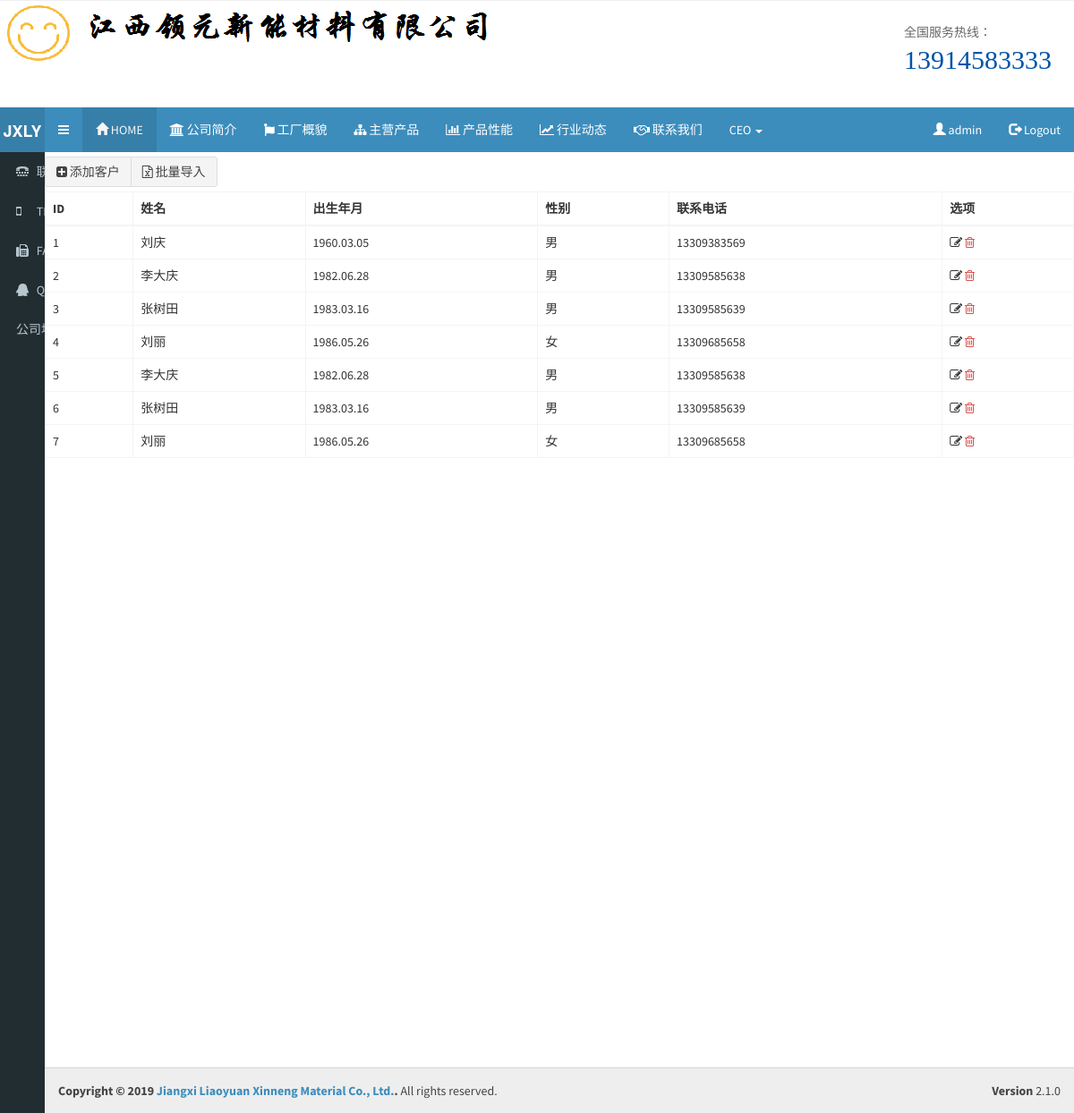
The page /web/customer/list/ (signed in) on the database its author committed.
### web/models.py (models this page shows)
class Customer(models.Model):
    name = models.CharField(verbose_name='姓名', max_length=32)
    year = models.CharField(verbose_name='出生年月', max_length=32)
    sex = models.CharField(verbose_name='性别', max_length=32)
    tel = models.CharField(verbose_name='联系电话', max_length=32)
    def __str__(self):
        return self.name

### web/views/customer.py (the view)
def customer_list(request):
    data_list = models.Customer.objects.all()
    print(list(data_list))
    return render(request, 'customer_list.html', context=locals())
    return render(request, 'customer_list.html', {'data_list': data_list})

### web/templates/customer_list.html
{% extends 'blog/__base__.html' %}
{% block content %}
  <div class="content-wrapper" style="background: #fff; ">
    <div class="luffy-container">
        <div class="btn-group" style="margin: 5px 0">
                <a class="btn btn-default" href="/web/customer/add/">
                    <i class="fa fa-plus-square" aria-hidden="true"></i> 添加客户
                </a>
                <a class="btn btn-default" href="/web/customer/import/">
                    <i class="fa fa-file-excel-o" aria-hidden="true"></i> 批量导入
                </a>
        </div>
        <table class="table table-bordered table-hover">
            <thead>
            <tr>
                <th>ID</th>
                <th>姓名</th>
                <th>出生年月</th>
                <th>性别</th>
                <th>联系电话</th>
                    <th>选项</th>
            </tr>
            </thead>
            <tbody>
            {% for row in data_list %}
               <tr>
                    <td>{{ row.id }}</td>
                    <td>{{ row.name }}</td>
                    <td>{{ row.year }}</td>
                    <td>{{ row.sex }}</td>
                    <td>{{ row.tel|floatformat:0 }}</td>
                        <td>
                                <a style="color: #333333;" href="/web/customer/edit/{{ row.id }}/">
                                    <i class="fa fa-edit" aria-hidden="true"></i></a>
                                <a style="color: #d9534f;" href="/web/customer/del/{{ row.id }}/"><i
                                        class="fa fa-trash-o"></i></a>
                        </td>
                </tr>
            {% endfor %}
            </tbody>
        </table>
    </div>
 </div>
{% endblock %}

### blog/templates/blog/__base__.html (shortened to what this page needs)
<!DOCTYPE html>
<html>
<head>
  <link href="https://cdn.bootcss.com/bootstrap/3.3.7/css/bootstrap.min.css" rel="stylesheet">
  <link href="https://cdn.bootcss.com/font-awesome/4.7.0/css/font-awesome.min.css" rel="stylesheet">
  <link rel="stylesheet" href="/static/AdminLTE-2.4.5/dist/css/AdminLTE.min.css">
  <link rel="stylesheet" href="/static/AdminLTE-2.4.5/dist/css/skins/_all-skins.min.css">
<link rel="stylesheet" href="/static/home/css/css.css">
</head>
<div class="myheader">
  <div class="myheader-box">
    <div class="mylogo">
      <a href="/"><img src="/static/meun/img/logo.png" alt="江西领元新能材料有限公司" data-bd-imgshare-binded="1"></a>
    </div>
    <div class="right-tel">
      <p class="tel-title">全国服务热线：</p>
      <p class="tel-num">13914583333</p>
    </div>
  </div>
</div><br>
<body class="hold-transition skin-blue sidebar-collapse sidebar-mini">
<div class="wrapper">
  <header class="main-header">
    <a href="/" class="logo">
      <span class="logo-mini"><b>JXLY</b></span>
    </a>
    <nav class="navbar navbar-static-top">
      <a href="#" class="sidebar-toggle" data-toggle="push-menu" role="button">
      </a>
        <div class="collapse navbar-collapse pull-left" id="navbar-collapse">
          <ul class="nav navbar-nav">
            <li class="active"><a href="/"><span class="glyphicon glyphicon-home"></span> HOME <span class="sr-only">(current)</span></a></li>
            <li><a href="/blog/company/"><i class="fa fa-university" aria-hidden="true"></i> 公司简介</a></li>
            <li><a href="/blog/device/"><i class="fa fa-font-awesome" aria-hidden="true"></i> 工厂概貌</a></li>
            <li><a href="/blog/product/profile/"><i class="fa fa-sitemap" aria-hidden="true"></i> 主营产品</a></li>
            <li><a href="/blog/product/"><i class="fa fa-bar-chart" aria-hidden="true"></i> 产品性能</a></li>
            <li><a href="/blog/Journalism/"><i class="fa fa-line-chart" aria-hidden="true"></i> 行业动态</a></li>
            <li><a href="/blog/contactus/"><i class="fa fa-handshake-o" aria-hidden="true"></i> 联系我们</a></li>
            {% if user.is_superuser %}
            <li class="dropdown">
              <a href="#" class="dropdown-toggle" data-toggle="dropdown"> CEO <span class="caret"></span></a>
            </li>
            {% endif %}
          </ul>
        </div>
      <div class="navbar-custom-menu">
        <ul class="nav navbar-nav">
          {% if user.username %}
            <li> <a href="#0"><span class="glyphicon glyphicon-user"></span> {{ user.username }}</a></li>
            <li><a href="/logout/"><span class="glyphicon glyphicon-log-out"></span> Logout</a></li>
          {% else %}
            <li ><a href="/login/"><span class="glyphicon glyphicon-log-in"></span>  登录</a></li>
            <li ><a href="/register/"><span class="glyphicon glyphicon-edit"></span>  注册</a></li>
          {% endif %}
        </ul>
      </div>
    </nav>
  </header>
  {% include 'blog/left-menu.html' %}
  {% block content %}{% endblock %}
  <footer class="main-footer" style="background:#eee;">
    <div class="pull-right hidden-xs">
      <b>Version</b> 2.1.0
    </div>
    <strong>Copyright &copy; 2019 <a href="#">Jiangxi Liaoyuan Xinneng Material Co., Ltd.</a>.</strong> All rights
    reserved.
  </footer>
</div>
</body>
</html>

### blog/static/home/css/css.css (style rules this page uses)
.myheader { height:100px; border-top:1px #eee solid }
.myheader .myheader-box { width:1200px; margin:0 auto }
.myheader .myheader-box .mylogo { width:800px; height:100px; float:left; overflow:hidden; position:relative }
.myheader .myheader-box .right-tel { margin-top:15px; padding-left:60px; background:url(http://www.jsdanxiang.com//images/web/tel.jpg) no-repeat; background-position:0 10px; width:250px; float:right; overflow:hidden }
.myheader .myheader-box .right-tel p { margin:0 }
.myheader .myheader-box .right-tel p.tel-title { margin:10px 0 0 0; color:#666 }
.myheader .myheader-box .right-tel p.tel-num { color:#0153a9; font-size:30px; font-family:"Impact" }

### rows shown on the page
Customer: id "1", name "刘庆", year "1960.03.05", sex "男", tel "13309383569"
Customer: id "2", name "李大庆", year "1982.06.28", sex "男", tel "13309585638"
Customer: id "3", name "张树田", year "1983.03.16", sex "男", tel "13309585639"
Customer: id "4", name "刘丽", year "1986.05.26", sex "女", tel "13309685658"
Customer: id "5", name "李大庆", year "1982.06.28", sex "男", tel "13309585638"
Customer: id "6", name "张树田", year "1983.03.16", sex "男", tel "13309585639"
Customer: id "7", name "刘丽", year "1986.05.26", sex "女", tel "13309685658"

### other values the page prints
{{ user.username }} "admin"
